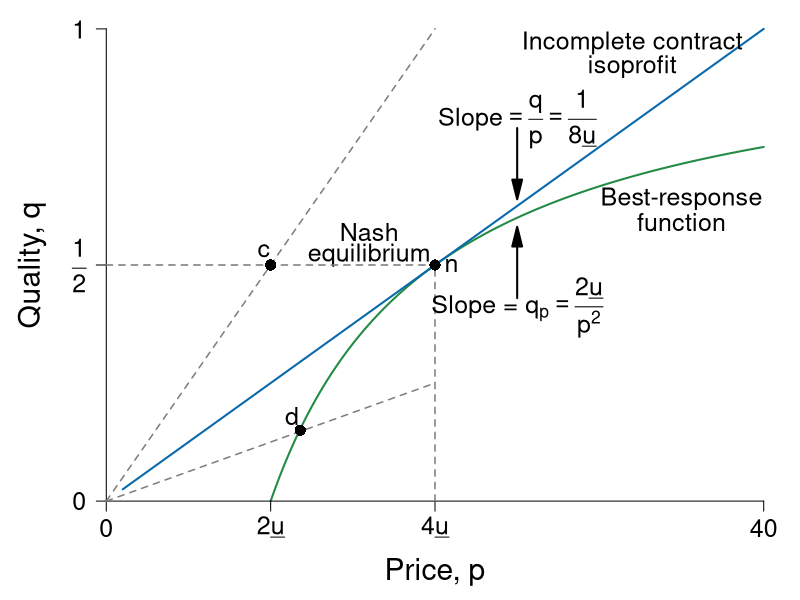

The R source for this figure:
require(ggplot2)
require(shape)
pdf(file = "information_power/ch11_fig5.pdf", width = 9, height = 7)

#Set parameters for graphics
axislabelsize <- 1.8
labelsize <- 1.5
namesize <- 1.8
annotatesize <- 1.5
graphlinewidth <- 2
segmentlinewidth <- 1.5

COL <- c("#7fc97f", "#beaed4", "#fdc086", "#ffff99", "#386cb0", "#f0027f", "#bf5b17", "#666666")
COLA <- c("#e0f3db", "#99d8c9","#66c2a4","#41ae76", "#238b45", "#005824")
COLB <- c("#c6dbef", "#4eb3d3", "#2b8cbe", "#0868ac","#084081")
COLC <- c("#fcfbfd", "#efedf5", "#dadaeb", "#bcbddc", "#9e9ac8", "#807dba", "#6a51a3", "#54278f", "#3f007d")
grays <- gray.colors(25, start = 1, end = 0)

brfFn <- function(p, delta = 5) {
  1 - (2 * delta) / p
}

solowCondition <- function(p, delta = 5){
  (p*(1/(8*delta)))
}


par(mar =  c(4, 4, 0.5, 0.5))
xlims <- c(0, 40)
ylims <- c(0, 1)


plot(0, 0, xlim = xlims, ylim = ylims, type = "n",
     xlab = "",
     ylab = "",
     xaxt = "n", yaxt = "n", cex.lab = axislabelsize, bty = "n")

npts <- 500 
npts2 <- 501
#Specify the sequences of points for graphing. 
xx1 <- seq(10, xlims[2], length.out = npts)
xx2 <- seq(1, xlims[2], length.out = npts)

#Draw the lines for the graphs
lines(xx1, brfFn(xx1), col = COLA[5], lwd = graphlinewidth)
lines(xx2, solowCondition(xx2, delta = 5), col = COLB[4], lwd = graphlinewidth)

#Customize ticks and labels for the plot
ticksy <- c(0, 0.5, 1)
ylabels <- c(0, expression(paste(frac(1,2))), 1)
ticksx <- c(0, 10, 20, 40)
xlabels <- c(0, expression(paste(2*underline("u"))), expression(paste(4*underline("u"))), 40)
axis(1, at = ticksx, pos = 0, labels = xlabels, cex.axis = labelsize)
axis(2, at = ticksy, pos = 0, labels = ylabels, las = 1, cex.axis = labelsize)

mtext(expression(paste("Price, ", p)), side = 1, line = 2.5, cex = axislabelsize)
text(-4.5, 0.5*ylims[2], expression(paste("Quality, ", q)), xpd = TRUE, cex = axislabelsize, srt = 90) 

#Annotation of the three graphs and the NE
text(32, 0.97, expression(paste("Incomplete contract")), cex = annotatesize)
text(32, 0.92, expression(paste("isoprofit")), cex = annotatesize)
#text(32, 0.92, expression(paste(q == frac(p, 8*underline("u")))), cex = annotatesize)
text(35, 0.64, expression(paste("Best-response")), cex = annotatesize)
text(35, 0.59, expression(paste("function")), cex = annotatesize)
#text(35, 0.50, expression(paste(q == 1 - frac(2*underline("u"), p))), cex = annotatesize)
text(16, 0.57, expression(paste("Nash")), cex = annotatesize)
text(16, 0.52, expression(paste("equilibrium")), cex = annotatesize)

#Lines for the coordinates of the Nash equilbrium
segments(20, 0, 20, 0.5, lty = 2, col = grays[20], lwd = segmentlinewidth)
segments(0, 0.5, 20, 0.5, lty = 2, col = grays[20], lwd = segmentlinewidth)

#Iso-profit slope annotation
text(25, 0.81, expression(paste("Slope", phantom() == frac(q,p), phantom() == frac(1, 8*underline("u")))), cex = annotatesize)
Arrows(25, 0.79, 25, 0.66, col = "black", lty = 1, lwd = 2, arr.type = "triangle")

#BRF Slope annotation
text(25, 0.41, expression(paste("Slope = ", q[p] == frac(2*underline("u"), p^2))), cex = annotatesize)
Arrows(25, 0.43, 25, 0.56, col = "black", lty = 1, lwd = 2, arr.type = "triangle")

#Add a point for the NE
points(20, 0.5, pch = 16, col = "black", cex = 1.5)
text(21, 0.5, expression(paste("n")), cex = annotatesize)

#Add a ray and a point for c.  
segments(0, 0, 20, 1, lty = 2, lwd = segmentlinewidth, col = grays[20])
points(10, 0.5, pch = 16, col = "black", cex = 1.5)
text(9.6, 0.53, expression(paste("c")), cex = annotatesize)

#Add a ray and a point for d. 
segments(0, 0, 20, 0.25, lty = 2, lwd = segmentlinewidth, col = grays[20])
points(11.8, 0.15, pch = 16, col = "black", cex = 1.5)
text(11.3, 0.18, expression(paste("d")), cex = annotatesize)

dev.off()
